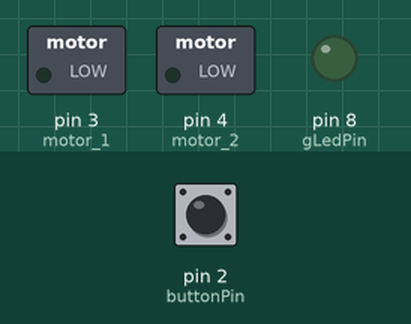
Simulated run of this sketch. Board: Arduino Uno, built with avr-gcc and run on an emulated ATmega328P. Parts: switched loads named in the sketch (green lamp = pin HIGH), output pins drawn as LEDs (lit = HIGH). The test bench sets the inputs (shaded band); at power-on: pin 2 (buttonPin) LOW.

Above: at 1.2 s.
1.3 s: pin 2 (buttonPin) pulled HIGH for 0.15 s
At 2.1 s:
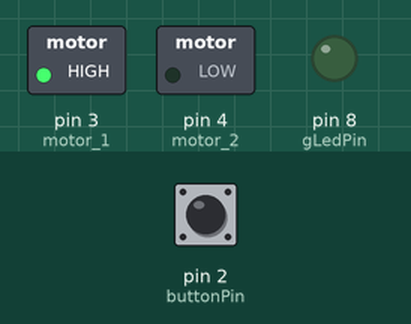
3.8 s: pin 2 (buttonPin) pulled HIGH for 1 s
At 4.6 s:
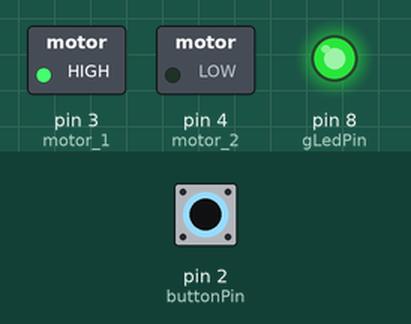
6.3 s: pin 2 (buttonPin) pulled HIGH for 3.2 s
At 11.1 s:
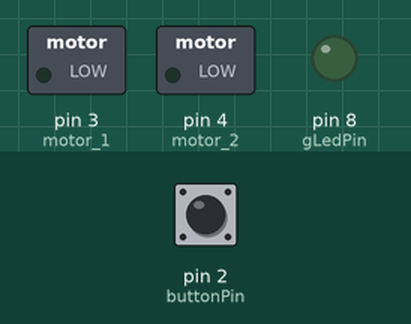
Timing chart, 0 to 12.6 s (numbered marks = the images above; inputs shaded):
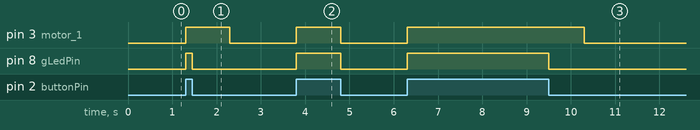

The sketch:

4_4_linkSwitchToDcMotor.ino
```cpp
int motor_1 = 3;
int motor_2 = 4;

int gLedPin = 8;
int buttonPin = 2;

volatile int buttonState = LOW; // Declare buttonState as volatile

void setup() {
  // DC_MOTOR
  pinMode(motor_1, OUTPUT);
  pinMode(motor_2, OUTPUT);
  // LED_SWITCH

  pinMode(gLedPin, OUTPUT);
  pinMode(buttonPin, INPUT);

  // INTERRUPT
  attachInterrupt(digitalPinToInterrupt(buttonPin), buttonRead, CHANGE);
}

void loop() {


  // Check button state in the loop and spin motor accordingly
  if (buttonState == HIGH) {
    spinClockwiseFor1Sec();
  }
}

void buttonRead() {
  buttonState = digitalRead(buttonPin);
  digitalWrite(gLedPin, buttonState);
}

void spinClockwiseFor1Sec() {
  digitalWrite(motor_1, HIGH);
  digitalWrite(motor_2, LOW);
  delay(1000); // Spin for 1 second
  digitalWrite(motor_1, LOW);
}
```

Measured:
- after the input at 1.3 s, pin 3 (motor_1): LOW → HIGH at once, → LOW 1.0 s later; pin 8 (gLedPin): LOW → HIGH at once, → LOW 0.15 s later
- after the input at 3.8 s, pin 3 (motor_1), pin 8 (gLedPin): LOW → HIGH at once, → LOW 1.0 s later
- after the input at 6.3 s, pin 3 (motor_1): LOW → HIGH at once, → LOW 4.0 s later; pin 8 (gLedPin): LOW → HIGH at once, → LOW 3.2 s later
